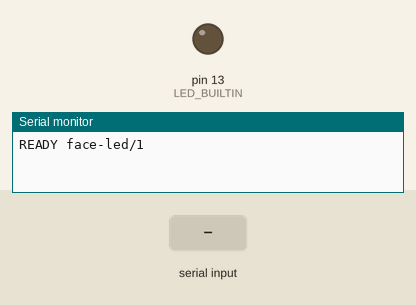
This sketch was run on a simulated Arduino Uno, built with avr-gcc and run on an emulated ATmega328P. Parts: output pins drawn as LEDs (lit = HIGH), the last lines printed to the serial monitor. Dashed ring = blinking. The test bench sets the inputs (shaded band).

Above: at 1.2 s.
1.3 s: "REJECTED\n" received over Serial
At 1.37 s:
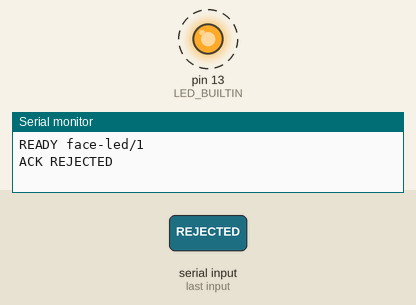
5.8 s: "APPROVED\n" received over Serial
At 7.2 s:
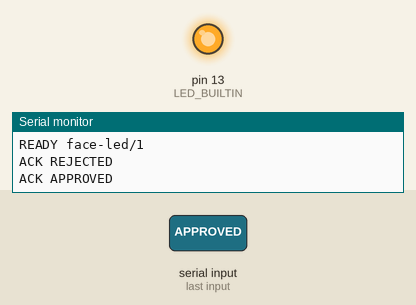
Timing chart, 0 to 10.3 s (numbered marks = the images above; inputs shaded):
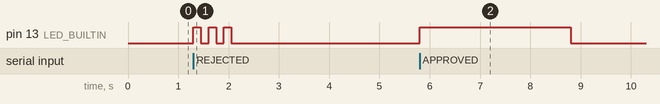

The sketch:

face_led.ino
```cpp
// face-led: acende o LED integrado quando a validação facial é aprovada.
//
// Protocolo (texto, um comando por linha, 115200 baud) — ver docs/protocol.md:
//   placa liga      -> "READY face-led/1"
//   PING            -> "PONG face-led/1"
//   APPROVED        -> LED aceso 3 s           -> "ACK APPROVED"
//   REJECTED        -> 3 piscadas rápidas      -> "ACK REJECTED"
//   ERROR           -> 1 piscada longa         -> "ACK ERROR"
//   OFF             -> apaga                   -> "ACK OFF"
//   outro           -> "ERR UNKNOWN"; linha > 31 caracteres -> "ERR TOO_LONG"
//
// Sem delay(): o padrão do LED avança por millis(), então um comando novo
// substitui o anterior na hora e o LED sempre termina apagado.

const char VERSION[] = "face-led/1";
const unsigned long BAUD = 115200;

// Padrão = durações alternadas aceso/apagado, em ms, começando aceso.
const unsigned int PATTERN_APPROVED[] = {3000};
const unsigned int PATTERN_REJECTED[] = {150, 150, 150, 150, 150};
const unsigned int PATTERN_ERROR[] = {1000};

const unsigned int *pattern = nullptr;
byte patternLength = 0;
byte patternStep = 0;
unsigned long stepStartedAt = 0;

char line[32];
byte lineLength = 0;
bool lineOverflow = false;

void startPattern(const unsigned int *steps, byte length) {
  pattern = steps;
  patternLength = length;
  patternStep = 0;
  stepStartedAt = millis();
  digitalWrite(LED_BUILTIN, HIGH);
}

void stopPattern() {
  pattern = nullptr;
  patternLength = 0;
  digitalWrite(LED_BUILTIN, LOW);
}

void updatePattern() {
  if (pattern == nullptr) return;
  if (millis() - stepStartedAt < pattern[patternStep]) return;
  patternStep++;
  if (patternStep >= patternLength) {
    stopPattern();
    return;
  }
  stepStartedAt = millis();
  // Passos pares acendem, ímpares apagam.
  digitalWrite(LED_BUILTIN, patternStep % 2 == 0 ? HIGH : LOW);
}

void handleCommand(const char *command) {
  if (strcmp(command, "PING") == 0) {
    Serial.print(F("PONG "));
    Serial.println(VERSION);
  } else if (strcmp(command, "APPROVED") == 0) {
    startPattern(PATTERN_APPROVED, sizeof(PATTERN_APPROVED) / sizeof(PATTERN_APPROVED[0]));
    Serial.println(F("ACK APPROVED"));
  } else if (strcmp(command, "REJECTED") == 0) {
    startPattern(PATTERN_REJECTED, sizeof(PATTERN_REJECTED) / sizeof(PATTERN_REJECTED[0]));
    Serial.println(F("ACK REJECTED"));
  } else if (strcmp(command, "ERROR") == 0) {
    startPattern(PATTERN_ERROR, sizeof(PATTERN_ERROR) / sizeof(PATTERN_ERROR[0]));
    Serial.println(F("ACK ERROR"));
  } else if (strcmp(command, "OFF") == 0) {
    stopPattern();
    Serial.println(F("ACK OFF"));
  } else {
    Serial.println(F("ERR UNKNOWN"));
  }
}

void readSerial() {
  while (Serial.available() > 0) {
    char c = (char)Serial.read();
    if (c == '\r') continue;
    if (c == '\n') {
      if (lineOverflow) {
        Serial.println(F("ERR TOO_LONG"));
      } else if (lineLength > 0) {
        line[lineLength] = '\0';
        handleCommand(line);
      }
      lineLength = 0;
      lineOverflow = false;
      continue;
    }
    if (lineLength < sizeof(line) - 1) {
      line[lineLength++] = c;
    } else {
      lineOverflow = true;
    }
  }
}

void setup() {
  pinMode(LED_BUILTIN, OUTPUT);
  digitalWrite(LED_BUILTIN, LOW);
  Serial.begin(BAUD);
  Serial.print(F("READY "));
  Serial.println(VERSION);
}

void loop() {
  readSerial();
  updatePattern();
}
```

Measured:
- after the input at 1.3 s, pin 13 (LED_BUILTIN): alternates HIGH for 0.15 s and LOW for 0.15 s, 6 changes in all, then stays LOW, starting at once
- after the input at 5.8 s, pin 13 (LED_BUILTIN): LOW → HIGH at once, → LOW 3.0 s later
